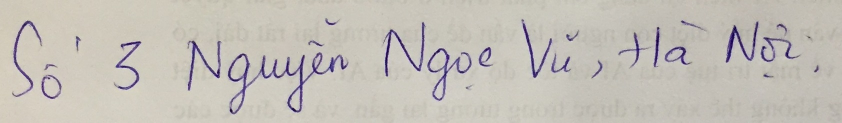
#> input picture test/1.jpg, 1684 x 245 px (shown at 1/2 size)
$ python pre-processing.py
#> lines starting #> are read from the running program, lines starting #| are printed output that depends on the picture; after the words box and inside, x2 and y2 are one past the last pixel; in counts of white or black regions, pixels touching at a corner belong together
import cv2 as cv
import numpy as np
import os
import skimage
from skimage import io

def detection(image):
	""" Detecting the words bounding boxes """
	# Preprocess image for word detection
	blurred = cv.GaussianBlur(image, (5, 5), 18)
	edgeImg = edgeDetect(blurred)
	ret, edgeImg = cv.threshold(edgeImg, 50, 255, cv.THRESH_BINARY)
	#bwImage = cv.morphologyEx(edgeImg, cv.MORPH_CLOSE, np.ones((15,15), np.uint8))
	# Return detected bounding boxes
	#return textDetect(bwImage, image, join)
	return edgeImg

def edgeDetect(im):
    """
    Edge detection
    Sobel operator is applied for each image layer (RGB)
    """
    return np.max(np.array([sobelDetect(im[:,:, 0]),
                            sobelDetect(im[:,:, 1]),
                            sobelDetect(im[:,:, 2])]), axis=0)

def sobelDetect(channel):
    """ Sobel operator """
    sobelX = cv.Sobel(channel, cv.CV_16S, 1, 0)
    sobelY = cv.Sobel(channel, cv.CV_16S, 0, 1)
    sobel = np.hypot(sobelX, sobelY)
    sobel[sobel > 255] = 255
    return np.uint8(sobel)

def drawWord(binary_word,binary_img):
	height,width = binary_word.shape[:2]
	hist_word = np.zeros(width)
	for x in range(width):
		num = 0
		for y in range (height):
			if binary_word[y][x] != 0:
				num+=1
		hist_word[x]=num
		#print(hist_word[x])
	binary_img = cv.cvtColor(binary_img,cv.COLOR_GRAY2BGR)

	list_pos = []
	start = 0


	for x in range(1,width):
		if x < start:
			continue
		if hist_word[x-1] == 0 and hist_word[x]!=0:
			cv.line(binary_img,(x,0),(x,height),(0,0,255),2) #head

			begin,end = x,x

			while hist_word[end] > 0:
				end += 1

			list_pos.append([begin,end])
			start = end

			cv.line(binary_img,(end,0),(end,height),(255,0,0),2) #tail
		# if hist_word[x-1] !=0 and hist_word[x] == 0:
		# 	cv.line(binary_img,(x,0),(x,height),(255,0,0),2) #tail

	return list_pos,binary_img


def show_display(img,cols,max_h,rank,list_range):
	cv.line(img,(cols-1,0),(cols - 1,max_h-1),(0,255,0),2)
	cv.putText(img, "{}".format(rank), (cols, int(max_h/2)),
				cv.FONT_HERSHEY_SIMPLEX, 0.5, (0, 255, 0), 2)
	print("pos " + str(rank) + " : " + str(cols) + "---", list_range[cols])

#<<<<<<< HEAD
#def detect_char(img, list_pos, MIN = 40,MAX = 90,min_cum = 3,min_rate_below = 1,max_rate_blow = 0.8):
#=======
def detect_char(img, list_pos, MIN = 40,MAX = 85,min_cum = 3,min_rate_below = 1,max_rate_blow = 0.70):
# >>>>>>> e464bbeec735c6786abea448694aef8c2b75c7bf
	#path_img = os.path.join("detect_ocr","OCR","5.jpg")
	height,width = img.shape[:2]

	gray = cv.cvtColor(img,cv.COLOR_BGR2GRAY)
	ret,bin = cv.threshold(gray,150,255,cv.THRESH_BINARY)


	for _idx,pos in enumerate(list_pos):
		red_line, blue_line = pos[:2]

		crop_bin = bin[0:height, red_line:blue_line]
		crop_img = img[0:height,red_line:blue_line]
		# cv.imshow("cropped", crop_img)
		#

		# #threshold


		h,w = crop_bin.shape[:2]

		for i in range(h):
			for j in range(w):
				crop_bin[i][j] = 0 if crop_bin[i][j] == 255 else 255

		list_range = []

		for i in range(w):
			num = 0
			for j in range(h):
				num += crop_bin[j][i]
			list_range.append(int(num/255))


		bin_color = cv.cvtColor(crop_bin,cv.COLOR_GRAY2BGR)
		begin = 0
		end = 0

		#MIN,MAX = 40,80

		#run out
		begin_new = 0
		end_new = len(list_range) - 1


		index_words = 0


		for idx in range(len(list_range)):
			if idx < begin_new:
				continue
			if idx > end_new:
				break
			#logic
			if idx == 0:
				while list_range[idx] <= min_cum:
					idx += 1

				index_words += 1

				show_display(bin_color,idx - 1,h,index_words,list_range)

				begin_new = idx

			#decrease MAX and MIN
			if index_words == 2:
				MAX = int(MAX*max_rate_blow)
				MIN = int(MIN*min_rate_below)
			#check range out of index
			if idx + MIN >= len(list_range):
				#index_words += 1
				#show_display(bin_color,w-1,h,index_words,list_range)
				#cv.line(bin_color,(w-3,0),(w-3,h-1),(0,255,0),1)
				break

			#estimate range words
			thresh_low = idx + MIN

			thresh_high = idx + MAX if idx + MAX <= len(list_range) - 1 else len(list_range)

			#fix range end
			if idx + MIN + MIN >= len(list_range) - 1 and 2*MIN < MAX:
				#print(thresh_low,'----',len(list_range) - MIN -1)
				thresh_high = len(list_range) - MIN - 1
				#num = min(list_range[thresh_low : len(list_range) - MIN - 1])


			#discard
			if thresh_low >= thresh_high:
				break

			num = min(list_range[thresh_low:thresh_high])

			#cols  words
			xxx = list_range[thresh_low:thresh_high].index(num) + thresh_low

			index_words += 1
			show_display(bin_color,xxx,h,index_words,list_range)


			xxx += 1
			while list_range[xxx] <= min_cum:
				xxx += 1
				if xxx >= len(list_range) - 1:
					break
			begin_new = xxx
		drawing_window = 'binary'
#<<<<<<< HEAD
		#cv.namedWindow(drawing_window,cv.WINDOW_NORMAL)
		#cv.resizeWindow(drawing_window, height, width)
#=======
#		cv.namedWindow(drawing_window,cv.WINDOW_NORMAL)
#		cv.resizeWindow(drawing_window, height, width)
# >>>>>>> e464bbeec735c6786abea448694aef8c2b75c7bf
		cv.imshow(drawing_window,bin_color)
		cv.waitKey(0)

	return


if __name__ == "__main__":
	src_img = cv.imread(os.path.join("test","1.jpg"))
#> src_img is the input picture: shape (245, 1684, 3); mean B, G, R 183.7, 191, 195.7
	width, height = src_img.shape[:2]
#> width = 245; height = 1684

	img = cv.cvtColor(src_img,cv.COLOR_BGR2RGB)

	#DETECT WORD
	binary = detection(img)
#> in sobelDetect, `sobelY = cv.Sobel(channel, cv.CV_16S, 0, 1)`:
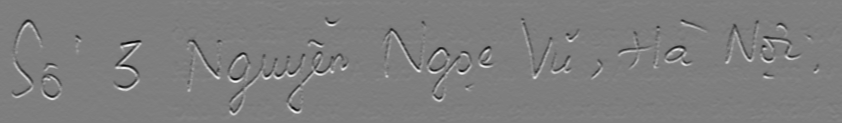
#> sobelY: shape (245, 1684) int16 (shown at 1/2 size); min -274, max 277, mean 0.1; drawn with min black and max white
#> in sobelDetect (call 3), `sobel[sobel > 255] = 255`: sobel: shape (245, 1684) float32; min 0, max 255, mean 15.2
#> in detection, `ret, edgeImg = cv.threshold(edgeImg, 50, 255, cv.THRESH_BINARY)`:
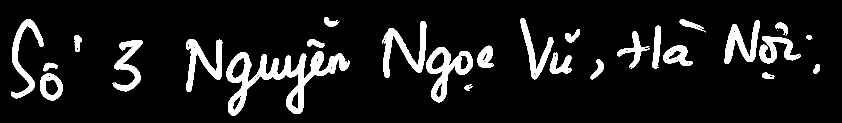
#> edgeImg: shape (245, 1684) (shown at 1/2 size); 9.8% white; 29 white regions (2 under 20 px), largest, box (x1, y1, x2, y2) and area: (453, 102, 699, 231) 9178, (852, 94, 946, 205) 3641, (764, 42, 854, 156) 3171

	binary_img = cv.morphologyEx(binary, cv.MORPH_CLOSE, np.ones((5,5), np.uint8))
#> binary_img: shape (245, 1684); 10.5% white; 27 white regions, largest, box (x1, y1, x2, y2) and area: (453, 102, 699, 231) 9873, (852, 94, 946, 205) 3926, (764, 42, 854, 156) 3341
	binary_word = cv.morphologyEx(binary, cv.MORPH_CLOSE, np.ones((15,15), np.uint8))
#> binary_word: shape (245, 1684); 12.9% white; 16 white regions, largest, box (x1, y1, x2, y2) and area: (372, 78, 699, 231) 17038, (764, 42, 988, 205) 10194, (1449, 40, 1602, 128) 6722

	list_pos,binary_img = drawWord(binary_word,binary_img)
#> after the loop in drawWord, `for x in range(1,width):`:
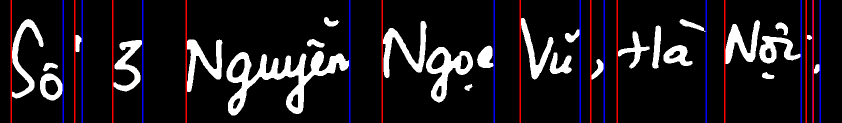
#> binary_img: shape (245, 1684, 3) (shown at 1/2 size); mean B, G, R 31.3, 26.6, 31.6
#> after the loop in drawWord, `for x in range(1,width):`: list_pos = [[22, 126], [149, 164], [225, 285], [372, 699], [764, 988], [1040, 1160], [1181, 1208], [1234, 1412], [1449, 1602], [1612, 1625], [1626, 1640]]
	detect_char(img,list_pos)
#> in detect_char, `ret,bin = cv.threshold(gray,150,255,cv.THRESH_BINARY)`:
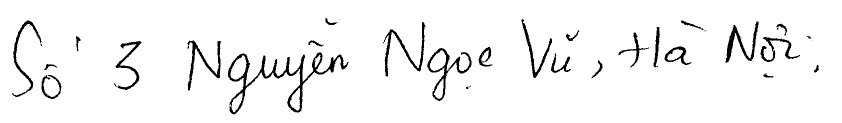
#> bin: shape (245, 1684) (shown at 1/2 size); 95.5% white; 38 black regions (11 under 20 px), largest, box (x1, y1, x2, y2) and area: (456, 105, 697, 229) 4309, (854, 96, 943, 202) 1612, (766, 44, 851, 153) 1441
#> the loop in detect_char, `for _idx,pos in enumerate(list_pos):` made 11 passes
#> (red_line, blue_line, w, end_new) on passes 1 to 11: (22, 126, 104, 103), (149, 164, 15, 14), (225, 285, 60, 59), (372, 699, 327, 326), (764, 988, 224, 223), (1040, 1160, 120, 119), (1181, 1208, 27, 26), (1234, 1412, 178, 177), (1449, 1602, 153, 152), (1612, 1625, 13, 12), (1626, 1640, 14, 13)
#> (printed output is left out)
#> pass 1, in detect_char, `crop_bin = bin[0:height, red_line:blue_line]`:
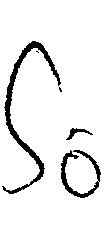
#> crop_bin: shape (245, 104); 93.1% white; 5 black regions (2 under 20 px), largest, box (x1, y1, x2, y2) and area: (2, 41, 61, 194) 1146, (61, 150, 101, 198) 502, (66, 128, 93, 140) 103
#> pass 1, in detect_char, `crop_img = img[0:height,red_line:blue_line]`:
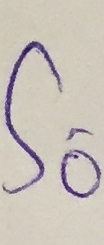
#> crop_img: shape (245, 104, 3); mean R, G, B 201.5, 193.6, 185.4
#> pass 1, in detect_char, `cv.imshow(drawing_window,bin_color)`:
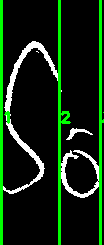
#> window 'binary': shape (245, 104, 3); mean B, G, R 16.8, 40.2, 16.8
#> after the loop in detect_char, `for _idx,pos in enumerate(list_pos):`: idx = 3

	cv.imwrite('binary.jpg',binary_img)
	#imshow
	name_src = 'src'
	cv.namedWindow(name_src,cv.WINDOW_NORMAL)
	cv.resizeWindow(name_src, height, width)
	cv.imshow(name_src,binary_img)

	name_word = 'word'
	cv.namedWindow(name_word,cv.WINDOW_NORMAL)
	cv.resizeWindow(name_word, height, width)
	cv.imshow(name_word, binary_word)

#<<<<<<< HEAD
	cv.waitKey(0)
#=======
#	cv.waitKey(0)
# >>>>>>> e464bbeec735c6786abea448694aef8c2b75c7bf
